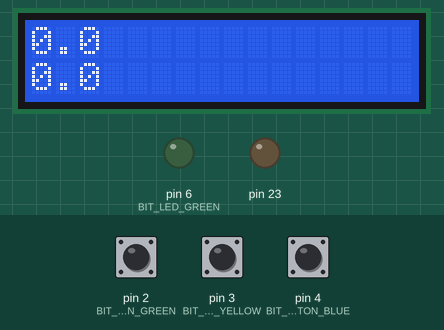
Bench run of a sketch on a simulated Arduino Uno, built with avr-gcc and run on an emulated ATmega328P. On the bench: 16×2 character LCD, output pins drawn as LEDs (lit = HIGH). The inputs (shaded band) are chosen by the test bench; at power-on: pin 2 (BIT_PUSHBUTTON_GREEN) HIGH, pin 3 (BIT_PUSHBUTTON_YELLOW) HIGH, pin 4 (BIT_PUSHBUTTON_BLUE) HIGH.

Above: at 1.2 s.
1.3 s: pin 2 (BIT_PUSHBUTTON_GREEN) pulled LOW for 0.15 s
At 2.5 s:
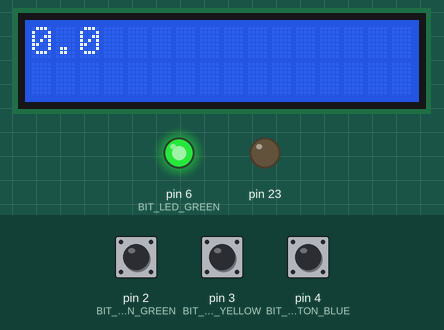
2.9 s: pin 3 (BIT_PUSHBUTTON_YELLOW) pulled LOW for 0.15 s
At 3.01 s:
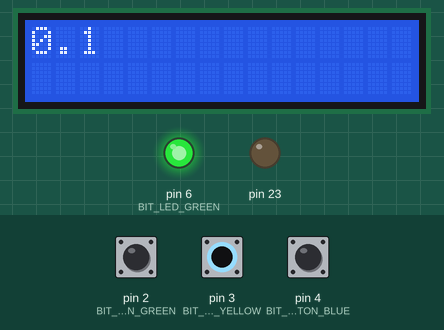
3.6 s: pin 2 (BIT_PUSHBUTTON_GREEN) pulled LOW for 1 s
At 3.71 s:
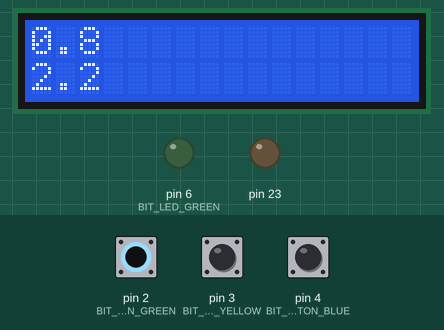
Timing chart, 0 to 6.6 s (numbered marks = the images above; inputs shaded):
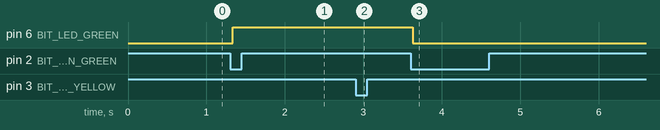

The sketch:

Exam2_Stone.ino
```cpp
// include the library code:
#include <LiquidCrystal.h>

// initialize the library with the numbers of the interface pins
LiquidCrystal lcd(13, 12, 11, 10, 9, 8);

#define REG_PORT_LED_YELLOW PORTD
#define BIT_LED_YELLOW 7
#define REG_PORT_LED_GREEN PORTD
#define BIT_LED_GREEN 6

#define REG_PORT_PUSHBUTTON_YELLOW PORTD
#define REG_PIN_PUSHBUTTON_YELLOW PIND
#define BIT_PUSHBUTTON_YELLOW 3
#define REG_PORT_PUSHBUTTON_GREEN PORTD
#define REG_PIN_PUSHBUTTON_GREEN PIND
#define BIT_PUSHBUTTON_GREEN 2
#define REG_PORT_PUSHBUTTON_BLUE PORTD
#define REG_PIN_PUSHBUTTON_BLUE PIND
#define BIT_PUSHBUTTON_BLUE 4

#define ON HIGH
#define OFF LOW

#define PRESSED LOW
#define NOTPRESSED HIGH

volatile uint8_t mainEventFlags = 0;
#define FLAG_GREEN_TIMER 0X01
#define FLAG_YELLOW_PUSHBUTTON 0X02
#define FLAG_GREEN_PUSHBUTTON 0X04
#define FLAG_BLUE_PUSHBUTTON 0x08

volatile uint8_t portdhistory = 0xFF;

//   CS12  | CS11  | CS10  |  DEC |Description
//       0 |     0 |     0 |   0  |stop timer
//       0 |     0 |     1 |   1  |prescaler = 1 (no prescaller)
//       0 |     1 |     0 |   2  |prescaler = 8
//       0 |     1 |     1 |   3  |prescaler = 64
//       1 |     0 |     0 |   4  |prescaler = 256
//       1 |     0 |     1 |   5  |prescaler = 1024
uint8_t Timer1Prescaler = 0x03;

//   CS22  | CS21  | CS20  |  DEC |Description
//       0 |     0 |     0 |   0  |stop timer
//       0 |     0 |     1 |   1  |prescaler = 1 (no prescaller)
//       0 |     1 |     0 |   2  |prescaler = 8
//       0 |     1 |     1 |   3  |prescaler = 32
//       1 |     0 |     0 |   4  |prescaler = 64
uint8_t Timer2Prescaler = 0x04;

// counter and compare values
#define TIMER_1_START 0
#define TIMER_1_COMPARE 24999  // 0 - 65535

// counter and compare values
#define TIMER_2_START 0
#define TIMER_2_COMPARE 249  // 0 - 256

unsigned long yellowTenthsSecond = 0;
boolean isYellowRunning = false;

unsigned long greenCounter = 1;
boolean isGreenRunning = false;

int8_t yellowButtonCounter = 0;
boolean yellowPressed = false;

int8_t greenButtonCounter = 0;
boolean greenPressed = false;

int8_t blueButtonCounter = 0;
boolean bluePressed = false;

int8_t debouse = 32;

unsigned long globalCounter = 0;
unsigned long deltaCounter = 0;
unsigned long priorCounter = 0;

void setup() {
  Serial.begin(9600);

  //////////////// initialize display  ///////////
  // set up the LCD's number of columns and rows:
  lcd.begin(16, 2);
  refresh();  // Print a message to the LCD.

  ///////////////// Timer1 ///////////////////////
  // Reset Timer1 Control Reg A
  TCCR1A = 0;

  // set waveform generation mode WGM
  //   TCCR1B &= ~_BV(WGM13);  //clears
  //   TCCR1B &= ~_BV(WGM12);  //clears
  //   TCCR1B &= ~_BV(WGM11);  //clears
  //   TCCR1B &= ~_BV(WGM10);  //clears
  //   TCCR1B |= _BV(WGM12);   //sets

  // Set Prescaller of 256
  TCCR1B &= ~0b111;  // set the three bits in TCCR2B to 0 (clears prescaler)
  TCCR1B = (TCCR1B & 0b11111000) | (Timer1Prescaler);

  TCNT1 = TIMER_1_START;    // Reset Timer1
  OCR1A = TIMER_1_COMPARE;  // set compare values
  TIMSK1 = _BV(OCIE1A);     // Enable timer1 compare interrupt

  ///////////////// Timer2///////////////////////
  // Reset Timer1 Control Reg A
  TCCR2A = 0;

  // set waveform generation mode WGM
  //   TCCR2B &= ~_BV(WGM22);  //clears
  //   TCCR2B &= ~_BV(WGM21);  //clears
  //   TCCR2B &= ~_BV(WGM20);  //clears
  //   TCCR2B |= _BV(WGM22);   //sets

  // Set Prescaller of 256
  TCCR2B &= ~0b111;  // set the three bits in TCCR2B to 0 (clears prescaler)
  TCCR2B = (TCCR2B & 0b11111000) | (Timer2Prescaler);

  TCNT2 = TIMER_2_START;    // Reset Timer1
  OCR2A = TIMER_2_COMPARE;  // set compare values
  TIMSK2 = _BV(OCIE2A);     // Enable timer1 compare interrupt

  /////////////////// setup I/O ///////////////////
  DDRB |= _BV(BIT_LED_YELLOW);  //pinMode(PIN_LED_YELLOW, OUTPUT);
  DDRD |= _BV(BIT_LED_GREEN);   //pinMode(PIN_LED_GREEN, OUTPUT);
  // all other bits are left as input which is default

  // enable the pullup resistors
  REG_PORT_PUSHBUTTON_YELLOW |= _BV(BIT_PUSHBUTTON_YELLOW);
  REG_PORT_PUSHBUTTON_GREEN |= _BV(BIT_PUSHBUTTON_GREEN);
  REG_PORT_PUSHBUTTON_BLUE |= _BV(BIT_PUSHBUTTON_BLUE);

  /////////////////// setup interrupts //////////////////////
  //attachInterrupt(digitalPinToInterrupt(PIN_PUSHBUTTON_YELLOW), yellow_pushbutton_isr, FALLING);
  //attachInterrupt(digitalPinToInterrupt(PIN_PUSHBUTTON_RED), red_pushbutton_isr, FALLING);
  EICRA = _BV(ISC11) | _BV(ISC01);  // set INT0 and INT1 to FALLING edge interrupts()
  EIMSK = _BV(INT0) | _BV(INT1);    // TURNS ON BOTH INT0 AND INT1
  PCICR = _BV(PCIE2);               // Enable Pin Change Interrupts for PORT D pins
  PCMSK2 = _BV(PCINT20);            // Enables RD4 as interrupts
  //PCMSK2 = _BV(PCINT19) | _BV(PCINT18) | _BV(PCINT20);  // Enables RD2 - RD4 as interrupts
  sei();  // Enable global interrupts                                              // Turn on interrupts globally // not required for us, since arduino does it
}

void loop() {
  if (globalCounter != priorCounter) {
    IncrementButtonCounters();
    DoActions();
  }
  refresh();
}

void refresh() {
  // set the cursor to column 0, line 1
  lcd.setCursor(0, 0);
  lcd.print(yellowTenthsSecond / 10);
  lcd.print(".");
  lcd.print(yellowTenthsSecond % 10);

  if (!isGreenRunning) {
    lcd.setCursor(0, 1);
    lcd.print(greenCounter / 1000);
    lcd.print(".");
    lcd.print((greenCounter / 100) % 10);
  }
}

void IncrementButtonCounters() {
  deltaCounter = globalCounter - priorCounter;

  if (isGreenRunning) {
    greenCounter += deltaCounter;
  }
  if (greenPressed) {
    greenButtonCounter += deltaCounter;
  }
  if (yellowPressed) {
    yellowButtonCounter += deltaCounter;
  }
  if (bluePressed) {
    blueButtonCounter += deltaCounter;
  }

  priorCounter = globalCounter;
}

void DoActions() {
  if (greenButtonCounter >= debouse) {
    if (bit_is_clear(REG_PIN_PUSHBUTTON_GREEN, BIT_PUSHBUTTON_GREEN)) {
      //DO THE ACTION!
      isGreenRunning = !isGreenRunning;
      REG_PORT_LED_GREEN ^= _BV(BIT_LED_GREEN);
      if (isGreenRunning) {
        lcd.clear();
      }
    }
    greenButtonCounter = 0;
    greenPressed = false;
  }

  if (yellowButtonCounter >= debouse) {
    if (bit_is_clear(REG_PIN_PUSHBUTTON_YELLOW, BIT_PUSHBUTTON_YELLOW)) {
      //DO THE ACTION!
      isYellowRunning = !isYellowRunning;
      REG_PORT_LED_YELLOW ^= _BV(BIT_LED_YELLOW);
    }
    yellowButtonCounter = 0;
    yellowPressed = false;
  }

  if (blueButtonCounter >= debouse) {
    if (bit_is_clear(REG_PIN_PUSHBUTTON_BLUE, BIT_PUSHBUTTON_BLUE)) {
      //DO THE ACTION!
      REG_PORT_LED_GREEN &= ~_BV(BIT_LED_GREEN);
      REG_PORT_LED_YELLOW &= ~_BV(BIT_LED_YELLOW);
      yellowTenthsSecond = 0;
      greenCounter = 0;
      isYellowRunning = false;
      isGreenRunning = false;
      lcd.clear();
    }
    blueButtonCounter = 0;
    bluePressed = false;
  }
}

ISR(PCINT2_vect) {
  //ISR called means that RD0, RD1, RD2
  uint8_t changedbits = PIND ^ portdhistory;
  portdhistory = PIND;
  // if (changedbits & _BV(BIT_PUSHBUTTON_YELLOW)) {
  //   if (bit_is_clear(REG_PIN_PUSHBUTTON_YELLOW, BIT_PUSHBUTTON_YELLOW)) {
  //    yellowPressed = true;
  //   }
  // }
  // if (changedbits & _BV(BIT_PUSHBUTTON_GREEN)) {
  //   if (bit_is_clear(REG_PIN_PUSHBUTTON_GREEN, BIT_PUSHBUTTON_GREEN)) {
  //    greenPressed = true;
  //   }
  // }
  if (changedbits & _BV(BIT_PUSHBUTTON_BLUE)) {
    if (bit_is_clear(REG_PIN_PUSHBUTTON_BLUE, BIT_PUSHBUTTON_BLUE)) {
      bluePressed = true;
    }
  }
}

ISR(TIMER1_COMPA_vect) {
  TCNT1 = TIMER_1_START;
  if (isYellowRunning) {
    yellowTenthsSecond++;
  }
}

ISR(TIMER2_COMPA_vect) {
  TCNT2 = TIMER_2_START;
  globalCounter++;
}

ISR(INT0_vect) {
  greenPressed = true;
}
ISR(INT1_vect) {
  yellowPressed = true;
}
```

Measured:
- after the input at 1.3 s, pin 6 (BIT_LED_GREEN): LOW → HIGH at once; the display: changes at once (image 1)
- after the input at 2.9 s, the display: changes after 0.06 s (image 2)
- after the input at 3.6 s, pin 6 (BIT_LED_GREEN): HIGH → LOW at once
